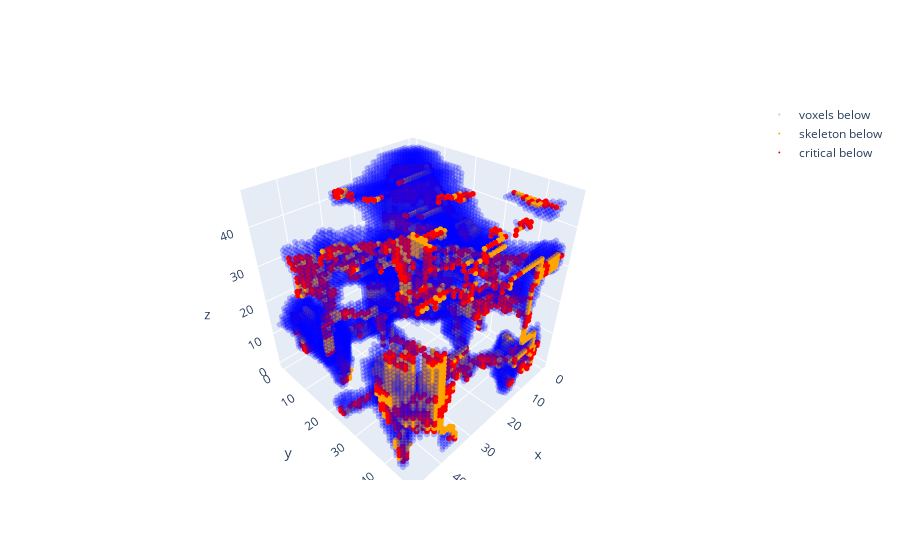

The code cell stored with this chart in its notebook:
### Code cell
MC = mc.MorseComplex(example)
MC.process_lower_stars(10, 10, 10)

MC.extract_morse_skeleton_below(threshold)
#MC.extract_morse_skeleton_above(threshold)

plot_morse_skeleton(MC, example, threshold)
MC.get_number_of_critical_cells(threshold)

### Figure 1 — Plotly figure (JSON) as saved in the notebook; plotly's stock layout.template omitted (floating-point values rounded to 4 significant figures; data arrays with more than 128 entries replaced by an {"elided": "..."} marker saying what was removed)
{"data": [{"marker": {"color": "blue", "size": 2}, "mode": "markers", "name": "voxels below", "opacity": 0.25, "type": "scatter3d", "x": {"elided": "15847 int values"}, "y": {"elided": "15847 int values"}, "z": {"elided": "15847 int values"}}, {"marker": {"color": "orange", "size": 2}, "mode": "markers", "name": "skeleton below", "type": "scatter3d", "x": {"elided": "2611 int values"}, "y": {"elided": "2611 int values"}, "z": {"elided": "2611 int values"}}, {"marker": {"color": "red", "size": 2}, "mode": "markers", "name": "critical below", "type": "scatter3d", "x": {"elided": "2600 int values"}, "y": {"elided": "2600 int values"}, "z": {"elided": "2600 int values"}}], "layout": {"scene": {"aspectmode": "manual", "aspectratio": {"x": 1, "y": 1, "z": 1}}}}
